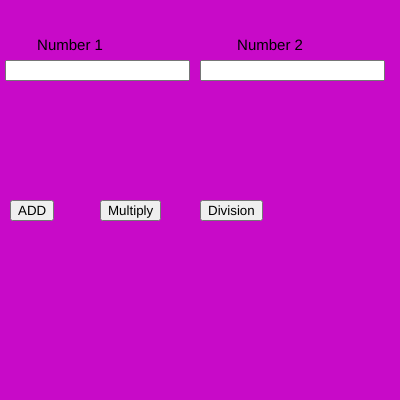
Frame 1 (no input)
Frame 60 (no input): identical to frame 1, image omitted
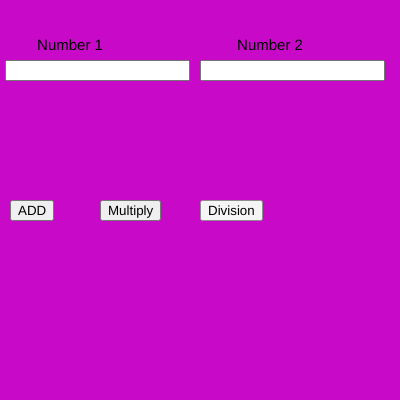
Frame 120 (the mouse pressed at the canvas centre since frame 60)

The p5.js sketch that drew these frames (run headless with seeded random() and noise() and a simulated clock; from frame 60 on, the mouse is pressed at the canvas centre):

// p5.js sketch
// ── sketch.js
var n1,n2;
var b1,b2,b3,b4;

function setup() {
  
  createCanvas(400, 400);
  
  num1 = createInput();
  num1.position(5, 60);
  
  num2 = createInput();
  num2.position(200, 60);
  
  b1 = createButton("ADD");
  b1.position(10, 200);
  b1.mousePressed(add);
  
  b2 = createButton("Multiply");
  b2.position(100, 200);
  b2.mousePressed(mul);
  
  b3 = createButton("Division");
  b3.position(200,200);
  b3.mousePressed(div);
  
  textAlign(CENTER);
  textSize(15);
}

function draw() {
  background(200,10,200)
  text("Number 1",70,50)
  text("Number 2",270,50)
  n1= parseInt(num1.value());
  n2= parseInt(num2.value());

}
function add() {
  console.log(n1+n2);
}

function mul() {
  console.log(n1*n2);
}
function div() {
  console.log(n1/n2);
}
